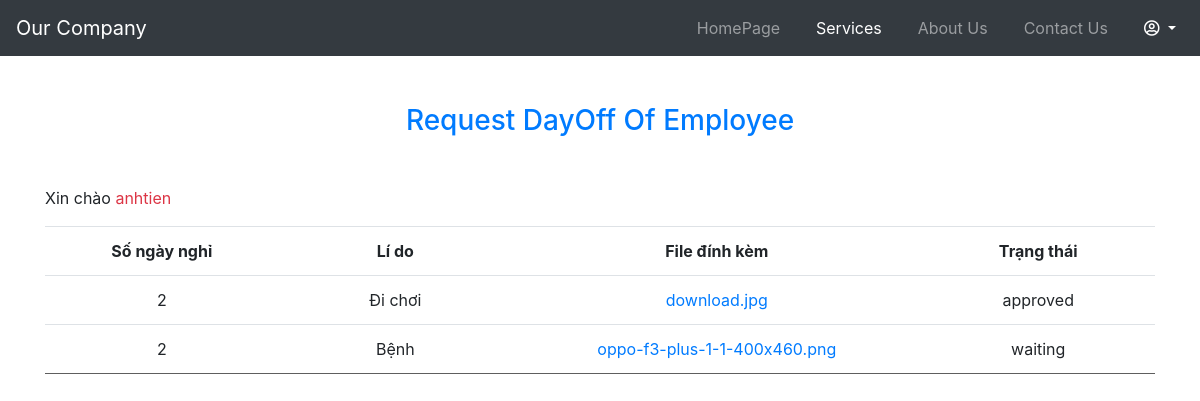
Page /truongphong/xemyeucautp.php (signed in) on the committed database.
### tables this page shows
CREATE TABLE `dayoff` (
  `id` int(11) NOT NULL,
  `numberoff` int(11) NOT NULL,
  `reason` varchar(255) DEFAULT NULL,
  `attach` varchar(255) DEFAULT NULL,
  `status` varchar(50) DEFAULT NULL,
  `tentk` varchar(255) DEFAULT NULL,
  `day_request` varchar(255) DEFAULT NULL,
  `token` int(11) DEFAULT NULL,
  `role` varchar(255) DEFAULT NULL,
  `id_department` varchar(255) DEFAULT NULL
);

### db.php (called while the page is built, shortened)
<?php
    function open_database() {
        $conn = new mysqli(HOST, USER, PASSWORD, DB);
        return $conn;
    }
	function request_dayoff_by_tentk($tentk){
        $conn = open_database();
		$sql = "SELECT * FROM dayoff WHERE tentk = ?";
		$stm = $conn->prepare($sql);
        $stm->bind_param('s', $tentk);
        if (!$stm->execute()){
            return array('code' => 1, 'message' => 'Không thể thực thi câu lệnh sql');
        }
		$result = $stm->get_result();
        $data = array();
        while($row = $result->fetch_assoc())
		{
            $data[] = $row;
        }
        return array('code'=>0, 'data'=>$data);
    }
?>

### truongphong/xemyeucautp.php (the view, shortened to what this page needs)
<?php
	require_once('../db.php');
	$tentk = $_SESSION['user'];
?>
<!DOCTYPE html>
<html lang="en">
<head>
	<link rel="stylesheet" href="https://maxcdn.bootstrapcdn.com/bootstrap/4.5.2/css/bootstrap.min.css">
	<link rel="stylesheet" href="https://cdnjs.cloudflare.com/ajax/libs/font-awesome/5.15.1/css/all.min.css" />
</head>
<body>
    <nav class="navbar navbar-expand-md bg-dark navbar-dark">
                <a class="navbar-brand" href="#">Our Company</a>
                <div class="collapse navbar-collapse" id="collapsibleNavbar">
                    <ul class="navbar-nav ml-auto">
                        <li class="nav-item">
                            <a class="nav-link" href="formchung.php">HomePage</a>
                        </li>
						<li class="nav-item active">
                            <a class="nav-link" href="#">Services</a>
                        </li>
                        <li class="nav-item">
                            <a class="nav-link" href="about.html">About Us</a>
                        </li>
                        <li class="nav-item">
                            <a class="nav-link" href="contact.html">Contact Us</a>
                        </li>
						<li class="nav-item">
							<div class="dropdown">
								<a class="dropdown-toggle nav-link" id="dropdownMenuButton" data-toggle="dropdown" data-display="static" aria-haspopup="true" aria-expanded="false" style="color: white;">
									<span><i class="far fa-user-circle"></i></span>
								</a>
							</div>
                        </li>
                    </ul>
                </div>
        </nav>
	<div class="container">
		<div style="overflow-x:auto;" class="mt-5">
			<h3 class="text-center mb-5 text-primary">Request DayOff Of Employee</h3>
			<p>Xin chào<span class="text-danger"> <?=$tentk?></span></p>
			<table cellpadding="10" cellspacing="10" border="0" style="border-collapse: collapse; margin: auto" class="table">
				<tr class="header">
					<td>Số ngày nghỉ</td>
					<td>Lí do</td>
					<td>File đính kèm</td>
					<td>Trạng thái</td>
				</tr>
				<?php
					$result = request_dayoff_by_tentk($tentk);
					$data = $result['data'];
					foreach ($data as $item){
						$songaynghi = $item['numberoff'];
						$lido = $item['reason'];
						$dinhkem = $item['attach'];
						$trangthai = $item['status'];
				?>
						<tr class="item">
							<td><?=$songaynghi?></td>
							<td><?=$lido?></td>
							<td><a href="../minhchung/<?=$dinhkem?>"><?=$dinhkem?></a></td>
							<td><?=$trangthai?></td>
						</tr>
				<?php
					}
				?>
			</table>
		</div>
	</div>
<link rel="stylesheet" href="../style.css">
</body>
</html>

### style.css (style rules this page uses)
* { box-sizing: border-box; }
.text-center { text-align: center; }
table { width: 100%; text-align: center; }
td { padding: 10px; }
tr.item { border-top: 1px solid #5e5e5e; border-bottom: 1px solid #5e5e5e; }
tr.item td { min-width: 150px; }
tr.header { font-weight: bold; }
a { text-decoration: none; }
.nav-item { margin-left: 20px; }
body { min-height: 100vh; }

### rows in the picture
dayoff: numberoff "2", reason "Đi chơi", attach "download.jpg", status "approved"
dayoff: numberoff "2", reason "Bệnh", attach "oppo-f3-plus-1-1-400x460.png", status "waiting"

### other values in the picture
$tentk "anhtien"
